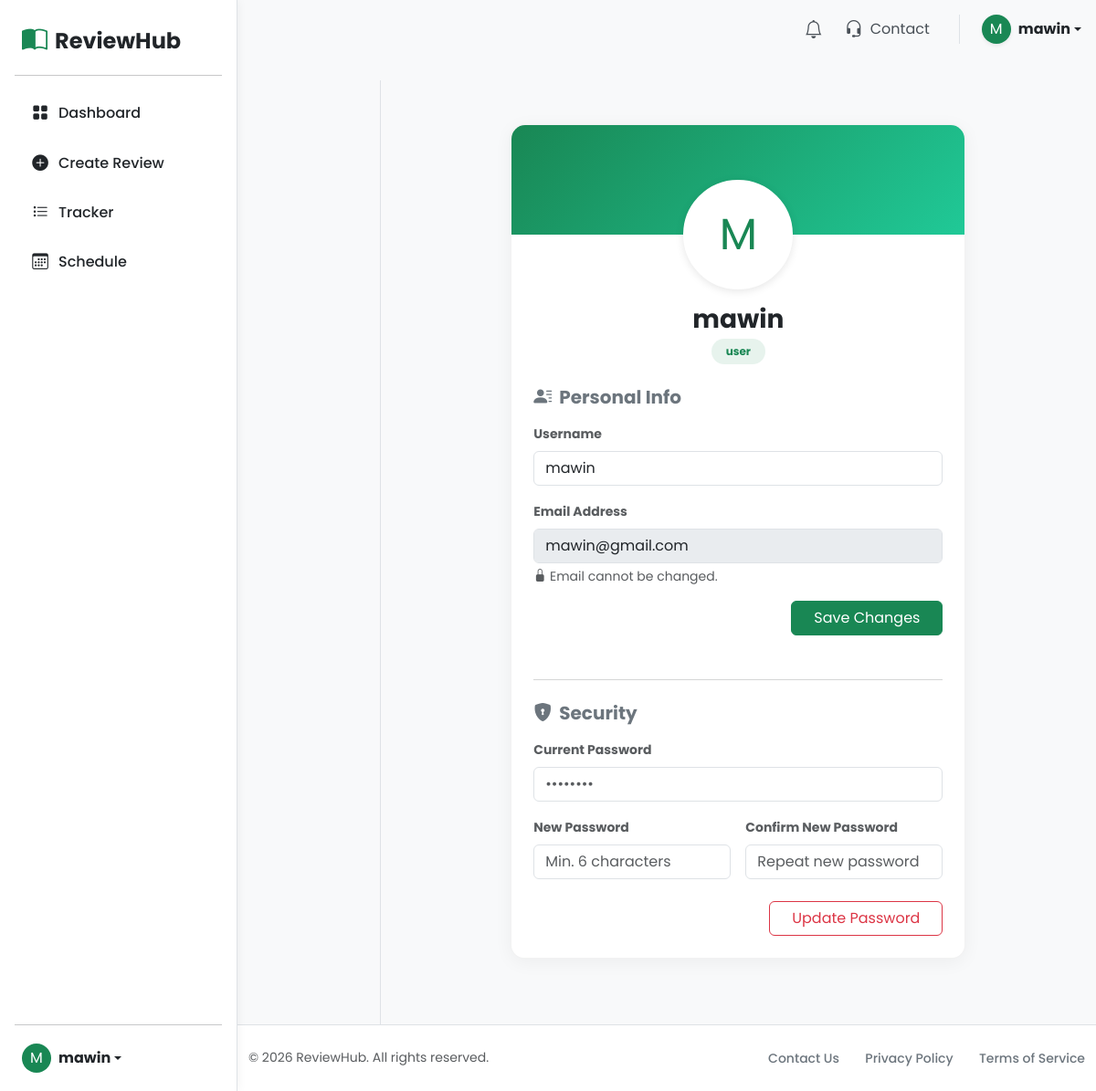
Screenshot of /src/profile.php (signed in) with the database file from the repository.
### tables this page shows
CREATE TABLE users (
        id INTEGER PRIMARY KEY AUTOINCREMENT,
        role_id INTEGER NOT NULL,
        username TEXT NOT NULL UNIQUE,
        email TEXT NOT NULL UNIQUE,
        password TEXT NOT NULL,
        created_at DATETIME DEFAULT CURRENT_TIMESTAMP,
        FOREIGN KEY (role_id) REFERENCES roles(id)
    );

CREATE TABLE roles (
        id INTEGER PRIMARY KEY AUTOINCREMENT,
        name TEXT NOT NULL UNIQUE,
        description TEXT
    );

### src/profile.php (the view, shortened to what this page needs)
<?php
$db = get_db();
$userSession = $_SESSION['user'];
$userId = $userSession['id'];
$stmt = $db->prepare("SELECT u.*, r.name as role_name FROM users u JOIN roles r ON u.role_id = r.id WHERE u.id = :id");
$stmt->bindValue(':id', $userId, SQLITE3_INTEGER);
$userData = $stmt->execute()->fetchArray(SQLITE3_ASSOC);
?>
<!DOCTYPE html>
<html lang="en">
<head>
    <link href="https://cdn.jsdelivr.net/npm/bootstrap@5.3.2/dist/css/bootstrap.min.css" rel="stylesheet">
    <link rel="stylesheet" href="https://cdn.jsdelivr.net/npm/bootstrap-icons@1.11.1/font/bootstrap-icons.css">
    <link rel="stylesheet" href="../styles/profile.css">
</head>
<body>
    <?php require_once "header.php"; ?>
    <div class="container-fluid">
        <div class="row">
            <div class="col-lg-2 d-none d-lg-block p-0 min-vh-100 border-end bg-light">
                <?php include 'nav.php'; ?>
            </div>
            <div class="col-12 col-lg-10 p-0">
                    <?php include 'nav.php'; ?>
                <div class="container py-5">
                    <div class="row justify-content-center">
                        <div class="col-lg-8">
                            <div class="glass-card mb-4">
                                <div class="px-4 pb-4">
                                    <div class="profile-avatar-container text-center mb-3">
                                        <div class="profile-avatar rounded-circle d-flex align-items-center justify-content-center mx-auto">
                                            <?= strtoupper(substr($userData['username'], 0, 1)) ?>
                                        </div>
                                    </div>
                                    <div class="text-center mb-4">
                                        <h3 class="fw-bold text-dark mb-1"><?= htmlspecialchars($userData['username']) ?></h3>
                                        <span class="badge bg-success bg-opacity-10 text-success px-3 py-2 rounded-pill">
                                            <?= htmlspecialchars($userData['role_name']) ?>
                                        </span>
                                    </div>
                                    <form method="POST" class="mb-5">
                                        <h5 class="fw-bold text-secondary mb-3"><i class="bi bi-person-lines-fill me-2"></i>Personal Info</h5>
                                        <div class="mb-3">
                                            <label class="form-label text-muted small fw-bold">Username</label>
                                            <input type="text" name="username" class="form-control" value="<?= htmlspecialchars($userData['username']) ?>" required>
                                        </div>
                                        <div class="mb-3">
                                            <label class="form-label text-muted small fw-bold">Email Address</label>
                                            <input type="email" class="form-control" value="<?= htmlspecialchars($userData['email']) ?>" disabled readonly>
                                            <div class="form-text"><i class="bi bi-lock-fill"></i> Email cannot be changed.</div>
                                        </div>
                                        <div class="text-end">
                                            <button type="submit" class="btn btn-success px-4">Save Changes</button>
                                        </div>
                                    </form>
                                    <hr class="my-4 text-muted">
                                    <form method="POST" id="passwordForm">
                                        <h5 class="fw-bold text-secondary mb-3"><i class="bi bi-shield-lock-fill me-2"></i>Security</h5>
                                        <div class="mb-3">
                                            <label class="form-label text-muted small fw-bold">Current Password</label>
                                            <input type="password" name="current_password" class="form-control" required placeholder="••••••••">
                                        </div>
                                        <div class="row g-3">
                                            <div class="col-md-6">
                                                <label class="form-label text-muted small fw-bold">New Password</label>
                                                <input type="password" name="new_password" class="form-control" required placeholder="Min. 6 characters">
                                            </div>
                                            <div class="col-md-6">
                                                <label class="form-label text-muted small fw-bold">Confirm New Password</label>
                                                <input type="password" name="confirm_password" class="form-control" required placeholder="Repeat new password">
                                            </div>
                                        </div>
                                        <div class="mt-4 text-end">
                                            <button type="submit" class="btn btn-outline-danger px-4">Update Password</button>
                                        </div>
                                    </form>
                                </div>
                            </div>
                        </div>
                    </div>
                </div>
            </div>
        </div>
    </div>
    <?php include "footer.php"; ?>
</body>
</html>

### src/header.php (shortened to what this page needs)
<?php
$is_logged_in = isset($_SESSION['user']);
$user = $_SESSION['user'] ?? null;
?>
<link rel="stylesheet" href="https://cdn.jsdelivr.net/npm/bootstrap-icons@1.11.1/font/bootstrap-icons.css">
<link rel="stylesheet" href="../styles/header.css">
<header class="navbar navbar-light dashboard-header sticky-top mb-4 p-0">
    <div class="container-fluid d-none d-lg-flex justify-content-end align-items-center p-3">
        <div class="d-flex align-items-center gap-4">
            <?php if ($is_logged_in): ?>
                <div class="notification-wrapper" id="desktopNotificationWrapper">
                    <i class="bi bi-bell fs-5"></i>
                </div>
                <a href="contact.php" class="header-link d-flex align-items-center">
                    <i class="bi bi-headset fs-5 me-2"></i>
                    <span class="d-none d-sm-inline">Contact</span>
                </a>
                <div class="dropdown border-start ps-4 ms-2">
                    <a href="#" class="d-flex align-items-center link-dark text-decoration-none dropdown-toggle" id="headerUserDropdown" data-bs-toggle="dropdown" aria-expanded="false">
                        <div class="header-avatar bg-success text-white me-2 shadow-sm">
                            <?= strtoupper(substr($user['username'], 0, 1)) ?>
                        </div>
                        <span class="fw-bold d-none d-md-block"><?= htmlspecialchars($user['username']) ?></span>
                    </a>
                </div>
            <?php endif; ?>
        </div>
    </div>
</header>

### src/nav.php (shortened to what this page needs)
<?php
$current_page = basename($_SERVER['PHP_SELF']);
$is_logged_in = isset($_SESSION['user']);
$user = $_SESSION['user'] ?? null;
?>
<link rel="stylesheet" href="https://cdn.jsdelivr.net/npm/bootstrap-icons@1.11.1/font/bootstrap-icons.css">
<div class="d-none d-lg-block bg-white border-end" id="sidebarMenu">
    <div class="d-flex flex-column h-100 p-3">
        <a href="<?= $is_logged_in ? 'users_dashboard.php' : '../index.php' ?>" class="d-flex align-items-center mb-4 mb-md-0 me-md-auto link-dark text-decoration-none px-2 mt-2">
            <i class="bi bi-book-half text-success fs-3 me-2"></i>
            <span class="fs-4 fw-bold">ReviewHub</span>
        </a>
        <hr class="my-3">
        <ul class="nav nav-pills flex-column mb-auto">
            <?php if ($is_logged_in): ?>
                <li class="nav-item mb-1">
                    <a href="users_dashboard.php" class="nav-link <?= $current_page == 'users_dashboard.php' ? 'active' : 'link-dark' ?>" aria-current="page">
                        <i class="bi bi-grid-fill me-2"></i>
                        Dashboard
                    </a>
                </li>
                <li class="nav-item mb-1">
                    <a href="create_review.php" class="nav-link <?= $current_page == 'create_review.php' ? 'active' : 'link-dark' ?>">
                        <i class="bi bi-plus-circle-fill me-2"></i>
                        Create Review
                    </a>
                </li>
                <li class="nav-item mb-1">
                    <a href="user_tracker.php" class="nav-link <?= $current_page == 'user_tracker.php' ? 'active' : 'link-dark' ?>">
                        <i class="bi bi-list-task me-2"></i>
                        Tracker
                    </a>
                </li>
                <li class="nav-item mb-1">
                    <a href="schedule.php" class="nav-link <?= $current_page == 'schedule.php' ? 'active' : 'link-dark' ?>">
                        <i class="bi bi-calendar3 me-2"></i>
                        Schedule
                    </a>
                </li>
            <?php endif; ?>
        </ul>
        <hr>
        <div class="dropdown">
            <?php if ($is_logged_in): ?>
                <a href="#" class="d-flex align-items-center link-dark text-decoration-none dropdown-toggle px-2 py-1 rounded hover-bg" id="dropdownUser" data-bs-toggle="dropdown" aria-expanded="false">
                    <div class="bg-success text-white rounded-circle d-flex align-items-center justify-content-center me-2" style="width: 32px; height: 32px;">
                        <?= strtoupper(substr($user['username'], 0, 1)) ?>
                    </div>
                    <strong><?= htmlspecialchars($user['username']) ?></strong>
                </a>
            <?php else: ?>
                <a href="../index.php" class="btn btn-outline-success w-100">Log In</a>
            <?php endif; ?>
        </div>
    </div>
</div>
<link rel="stylesheet" href="../styles/nav.css">

### styles/profile.css (style rules this page uses)
:root { --primary-color: #198754; --bg-light: #f8f9fa; }
body { font-family: 'Poppins', sans-serif; background-color: var(--bg-light); }
.glass-card { background: white; border-radius: 15px; border: 1px solid rgba(0,0,0,0.05); box-shadow: 0 4px 20px rgba(0,0,0,0.05); }
.profile-avatar-container { margin-top: -60px; }
.profile-avatar { width: 120px; height: 120px; background-color: #fff; border: 4px solid #fff; box-shadow: 0 2px 10px rgba(0,0,0,0.1); font-size: 3rem; color: var(--primary-color); }

### styles/header.css (style rules this page uses)
header.navbar.dashboard-header { position: sticky; top: 0; z-index: 900; border: none !important; border-bottom: none !important; box-shadow: none !important; width: 100%; }
.header-link, .notification-wrapper { color: #495057; transition: color 0.2s ease-in-out; cursor: pointer; text-decoration: none; }
.notification-wrapper { position: relative; display: inline-flex; align-items: center; justify-content: center; }
.header-avatar { width: 32px; height: 32px; border-radius: 50%; border: none; display: flex; align-items: center; justify-content: center; }

### styles/nav.css (style rules this page uses)
@media (min-width: 992px) { body { padding-left: 260px; } }
body { background-color: #f8f9fa; min-height: 100vh; }
#sidebarMenu { position: fixed; top: 0; bottom: 0; left: 0; z-index: 1000; width: 260px; box-shadow: 1px 0 10px rgba(0, 0, 0, 0.05); }
#sidebarMenu .nav-link { color: #495057; font-weight: 500; padding: 0.75rem 1rem; border-radius: 8px; transition: all 0.2s ease; display: flex; align-items: center; }
#sidebarMenu .nav-link i { font-size: 1.1rem; width: 24px; text-align: center; }

### src/header.php (style rules this page uses)
.notification-wrapper { position: relative; cursor: pointer; }

### rows the page displays
users: username "M", username "mawin", role.name "user", email "mawin@gmail.com"
